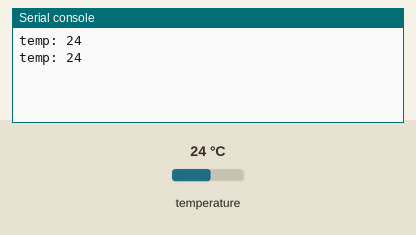
This program was run on a simulated BBC micro:bit running MicroPython. On the bench: the last lines printed to the serial console. Inputs (shaded band) come from the test bench; at power-on: temperature 24 °C.

Above: at 1.2 s.
1.3 s: temperature set to 12 °C
At 2.6 s:
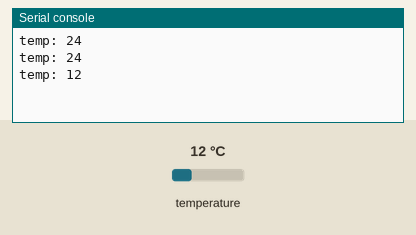
2.8 s: temperature set to 19 °C
At 3.4 s:
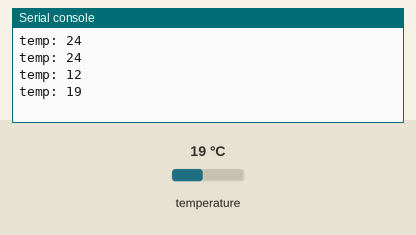
Timing chart, 0 to 5.8 s (numbered marks = the images above; inputs shaded):
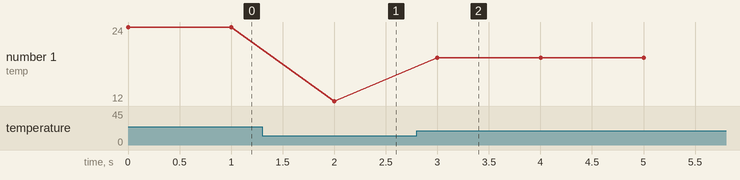

The program:

main.py
```python
from microbit import *

while True:
    print("temp:", temperature())
    sleep(1000)
```

Measured:
- after the input at 1.3 s, the serial console: prints a new line after 0.70 s (image 1)
- after the input at 2.8 s, the serial console: prints a new line after 0.20 s (image 2)
- plotted number 1: 24 → 12 after the input at 1.3 s, 12 → 19 after the input at 2.8 s
